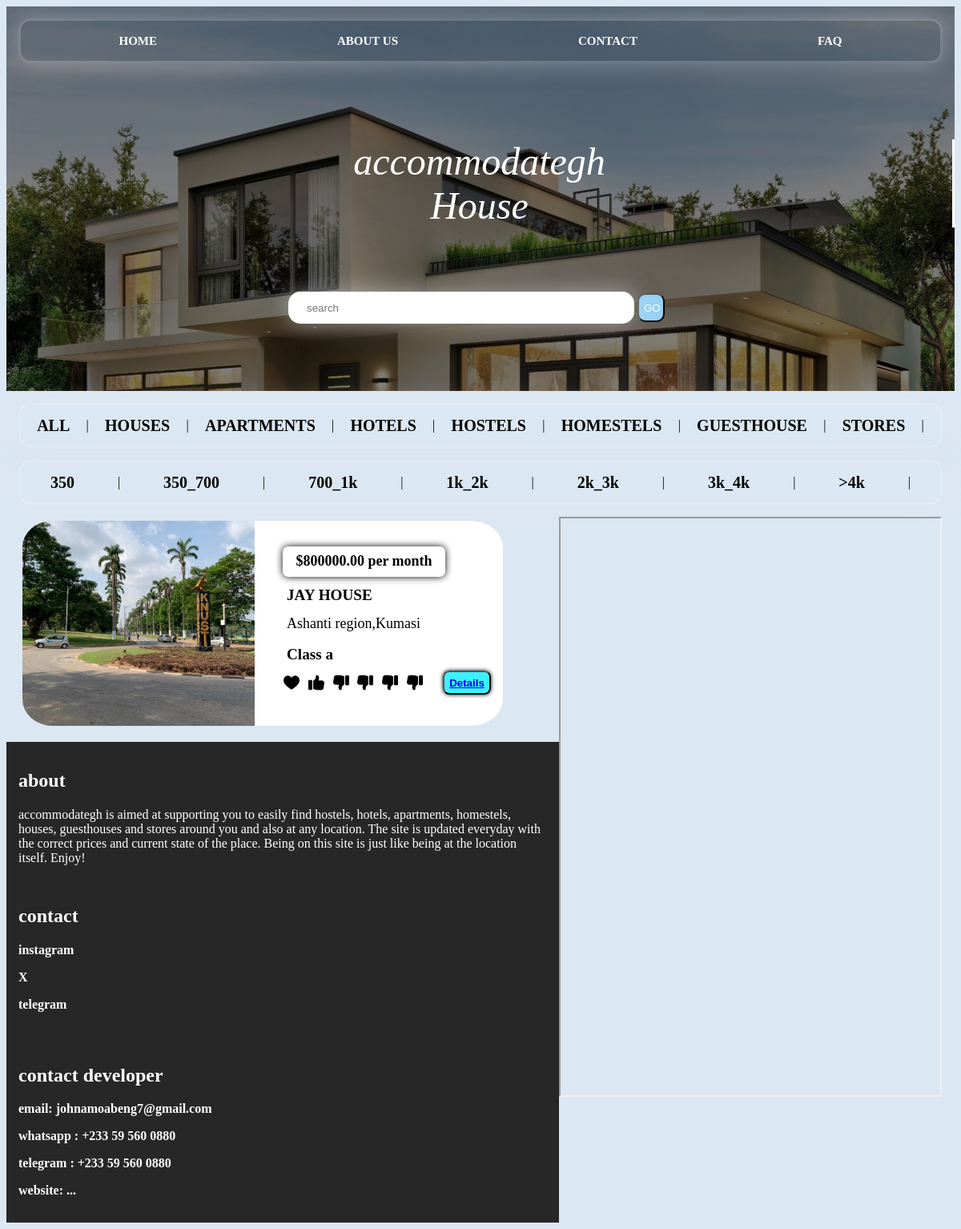
The page /category/House on the database its author committed.
### accommodateApp/models.py (models this page shows, shortened)
class Category(models.Model):
    name = models.CharField(max_length=50)
    def __str__(self):
        return self.name

class Product(models.Model):
    name = models.CharField(max_length=200, blank=True)
    category = models.ForeignKey(Category, on_delete=models.CASCADE, default=1)
    rate = models.CharField(max_length=10)
    price = models.DecimalField(default=0 , decimal_places=2, max_digits=9)
    description = models.TextField()
    country = models.CharField(max_length=100)
    state = models.CharField(max_length=100)
    vicinity = models.CharField(max_length=100)
    rooms = models.TextField()
    amenities = models.TextField()
    manager = models.ForeignKey(Manager, on_delete=models.CASCADE, default=None)
    image1 = models.ImageField(upload_to='uploads/products/')
    image2 = models.ImageField(upload_to='uploads/products/', null=True)
    image3 = models.ImageField(upload_to='uploads/products/', null=True)
    image4 = models.ImageField(upload_to='uploads/products/', null=True)
    image5 = models.ImageField(upload_to='uploads/products/', null=True)
    pricerange = models.ForeignKey(PriceRange, on_delete=models.CASCADE, blank=True,null=True)
    rules = models.TextField(default=000, blank=True, null=True)
    condition = models.TextField(default=000, blank=True,null=True)
    map = models.URLField(max_length=500, null=True, default=0)
    landmark = models.TextField(max_length=200, null=True, default=0)
    video = EmbedVideoField(blank=True,null=True)

### accommodateApp/views.py (the view)
# urls.py: path('category/<str:cid>',category, name="category"),
def category(request, cid):
    try:
        category = Category.objects.get(name = cid)
        products = Product.objects.filter(category=category)
        context = {'products': products, 'category':category}
        return render(request, 'category.html',context)
    except:
        messages.success(request, "Oops that category does not exist yet")
        return redirect('/home')

### accommodateApp/templates/category.html (shortened to what this page needs)
<!DOCTYPE html>
{% load static %}
<html>
    <head>
        <link href="{% static 'css/homePageStyle.css' %}" rel="stylesheet">
    </head>
    <body>
        <div class="top">
            <nav>
                <a class="up_nav" href="">HOME</a>
                <a class="up_nav" href="">ABOUT US</a>
                <a class="up_nav" href="">CONTACT</a>
                <a class="up_nav" href="">FAQ</a>
            </nav>
            <div class="des">
                <i class="title2">accommodategh </br> {{category}}</i>
            </div>
            <div class="search">
                <form action='search' method="GET">
                    <input type="search" name="q" placeholder="search">
                    <button type="submit" class="submit">GO</button>
                </form>
            </div>
        </div>
        <nav>
            <a class="dn_nav" href="{%url 'home' %}">ALL</a> |
            <a class="dn_nav" href="{%url 'category' 'House' %}">HOUSES</a> |
            <a class="dn_nav" href="{%url 'category' 'Apartment' %}">APARTMENTS</a> |
            <a class="dn_nav" href="{%url 'category' 'Hotel' %}">HOTELS</a> |
            <a class="dn_nav" href="{%url 'category' 'Hostel' %}">HOSTELS</a> |
            <a class="dn_nav" href="{%url 'category' 'Homestel' %}">HOMESTELS</a> |
            <a class="dn_nav" href="{%url 'category' 'Guesthouse' %}">GUESTHOUSE</a> |
            <a class="dn_nav" href="{%url 'category' 'Store' %}">STORES</a> |
        </nav>
        <nav>
            <a class="dn_nav" href="{%url 'pricerange' '0-350' %}">350</a> |
            <a class="dn_nav" href="{%url 'pricerange' '350-700' %}">350_700</a> |
            <a class="dn_nav" href="{%url 'pricerange' '700-1k' %}">700_1k</a> |
            <a class="dn_nav" href="{%url 'pricerange' '1k-2k' %}">1k_2k</a> |
            <a class="dn_nav" href="{%url 'pricerange' '2k-3k' %}">2k_3k</a> |
            <a class="dn_nav" href="{%url 'pricerange' '3k-4k' %}">3k_4k</a> |
            <a class="dn_nav" href="{%url 'pricerange' '>4k' %}"> >4k</a> |
        </nav>
        <aside class="aside">
            <div class="map"><iframe src="{{products.map}}" width="640" height="480"></iframe></div>
        </aside>
        <section>
            {% for product in products%}
            <div class="container">
                <div class="image">
                    <div class="slide">
                        <img class="item" src="{{product.image1.url}}" />
                    </div>
                </div>
                <div class="info">
                    <div class="price">
                        ${{product.price}} per month
                    </div>
                    <div class="name">
                        {{product.name}}
                    </div>
                    <div class="location">
                        {{product.state}},{{product.vicinity}}
                    </div>
                    <div class="class">
                        {{product.rate}}
                    </div>
                    <div class="button">
                        <div class="icons">
                            <img class="icon" src="{%static 'images/heart.png'%}">
                            <img class="icon" src="{%static 'images/like.png'%}">
                            <img class="icon" src="{%static 'images/dislike.png'%}">
                            <img class="icon" src="{%static 'images/dislike.png'%}">
                            <img class="icon" src="{%static 'images/dislike.png'%}">
                            <img class="icon" src="{%static 'images/dislike.png'%}">
                        </div>
                        <button class="d_but"><a href="{%url 'productDetails' product.id %}" > Details</a></button>
                    </div>
                </div>
            </div>
            {%endfor%}
        </section>
        <footer class="footer">
            <div class="about">
                <h2>about</h2>
                accommodategh is aimed at supporting you to easily find hostels, hotels, apartments,
                homestels, houses, guesthouses and stores around you and also at any location. The
                site is updated everyday with the correct prices and current state of the place.
                Being on this site is just like being at the location itself. Enjoy!
            </div>
            <div class="contact">
                <h2>contact</h2>
                <p>instagram</p>
                <p>X</p>
                <p>telegram</p>
            </div>
            <div class="developer">
                <h2>contact developer</h2>
                <p>email: johnamoabeng7@gmail.com</p>
                <p>whatsapp : +233 59 560 0880</p>
                <p>telegram : +233 59 560 0880</p>
                <p>website: ...</p>
            </div>
        </footer>
    </body>
</html>

### accommodateApp/static/css/homePageStyle.css (style rules this page uses)
body { background-color: rgba(205, 222, 238, 0.719); }
.top { background-image: linear-gradient(rgba(0,0,0,0.5),rgba(0,0,0,0.5)), url("/static/images/house4.jpg"); background-size: cover; height: 60vh; width: 100%; display: flex; flex-direction: column; }
.title2 { width: 100%; font-size: 300%; font-weight: lighter; color: white; white-space: nowrap; border-right: 3px solid white; text-align: center; }
.des { width: 100%; display: flex; justify-content: center; align-self: center; align-content: center; position: relative; top: 10vh; }
.up_nav { text-decoration: none; font-size: 15px; font-weight: bold; color: white; }
.dn_nav { text-decoration: none; font-size: 20px; font-weight: bold; color: rgb(0, 0, 0); }
nav { display: flex; flex-direction: row; justify-content: space-around; height: 30px; margin: 15px; align-items: center; backdrop-filter: blur(00px); box-shadow: 0px 0px 30px rgba(227,228,237,0.37); border: solid rgba(255,255,255,0.18); border-radius: 15px; padding: 10px; }
.search { align-self: center; position: relative; top: 20vh; width: 40vw; display: flex; flex-direction: column; }
input { width: 90%; height: 5vh; border-radius: 15px; padding-left: 20px; padding-right: 20px; backdrop-filter: blur(0px); box-shadow: 0px 0px 30px rgba(227, 228, 237, 0.541); border: solid rgba(255, 255, 255, 0.418); }
.submit { width: 7%; height: 90%; border-radius: 10px; color: white; background-color: rgb(150, 209, 243); }
section { position: static; }
aside { position: sticky; top: 10px; height: 90vh; float: right; width: 40%; margin-right: 20px; }
.map { width: 100%; height: 100%; }
iframe { width: 100%; height: 100%; }
.container { display: flex; flex-direction: row; height: 32vh; width: 50vw; margin: 20px; border-radius: 40px; }
.image { position: relative; height: 100%; width: 50%; border-top-left-radius: 13%; border-bottom-left-radius: 13%; }
.info { height: 100%; width: 50%; padding-left: 20px; border-top-right-radius: 13%; border-bottom-right-radius: 13%; background-color: white; display: flex; flex-direction: column; justify-content: center; }
p { font-size: 100%; font-weight: bolder; text-wrap: wrap; }
img { height: 100%; width: 100%; object-position: center; object-fit: cover; border-top-left-radius: 13%; border-bottom-left-radius: 13%; }
.slide { height: 100%; width: 100%; object-position: center; object-fit: cover; border-top-left-radius: 13%; border-bottom-left-radius: 13%; }
.item { height: 100%; width: 100%; object-position: center; object-fit: cover; border-top-left-radius: 13%; border-bottom-left-radius: 13%; }
.item:nth-child(1) { display: block; object-fit: cover; }
.footer { background-color: rgb(39, 39, 39); color: white; display: flex; flex-direction: column; position: sticky; top: 0px; }
.about , .contact , .developer { margin: 15px; }
.name { margin: 5px; height: 12%; font-size: larger; padding-left: 5px; margin-left: 15px; font-weight: bolder; justify-items: center; margin-top: 10px; }
.price { height: 15%; width: 70%; font-size: large; font-weight: bolder; box-shadow: 0px 0px 10px black; margin: 2px; border-radius: 7px; display: flex; justify-content: center; margin-left: 15px; align-items: center; }
.location { width: 90%; height: 15%; font-size: large; padding-left: 5px; margin-left: 15px; justify-items: center; }
.class { width: 90%; font-size: larger; padding-left: 5px; margin-left: 15px; font-weight: bolder; justify-items: center; }
.button { height: 15%; display: flex; flex-direction: row; justify-content: space-between; align-items: center; margin: 5px; }
.d_but { height: 30px; text-align: center; box-shadow: 0px 0px 5px black; margin: 10px; width: 60px; border-radius: 8px; background-color: rgba(0, 238, 255, 0.774); color: white; font-weight: bold; }
.icon { height: 20px; width: 20px; }
.icons { width: 70%; display: flex; flex-direction: row; justify-content: space-evenly; }

### rows shown on the page
Category: name "House"
Product: image1 (picture), price "800000.00", name "JAY HOUSE", state "Ashanti region", vicinity "Kumasi", rate "Class a"
